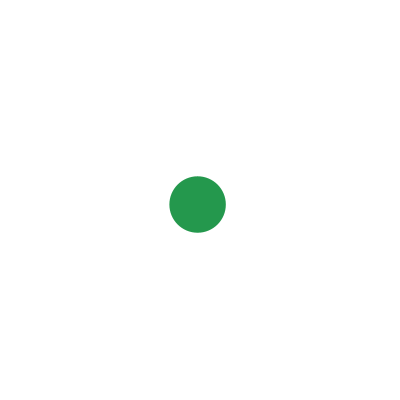
Frame 1 (no input)
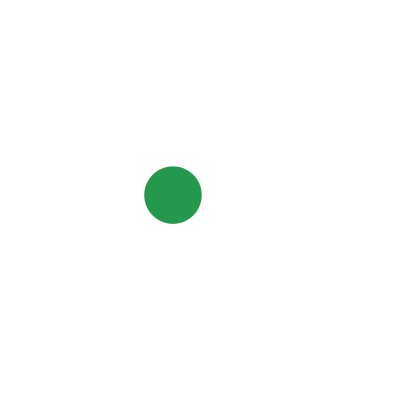
Frame 60 (the mouse pressed at the canvas centre just before this capture)
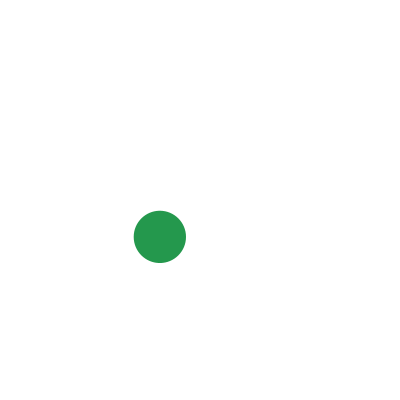
Frame 120 (the mouse held since frame 60 and released just before this capture)

The Processing sketch that drew these frames (run headless with seeded random() and noise(); from frame 60 on, the mouse is pressed at the canvas centre):

// Processing sketch: dzyklad06RuchJeden
// ── dzyklad06RuchJeden.pde
void setup()
{
  size(400, 400);
  rectMode(CENTER);
  background(255);
  noStroke();
  colorMode(HSB);
}

float grubosc;
float X = 200;
float Y = 200;
float A = 200;
float Z = 200;
void draw()
{
  background(255);

  grubosc = random(50,60);
  X = X + random(-5,5);
  Y = Y + random(-5,5);

  X = constrain(X, 100, 300);
  Y = constrain(Y, 100, 300);
    
  fill(100,200,150, 250);
  ellipse(X,Y, grubosc,grubosc);
}
